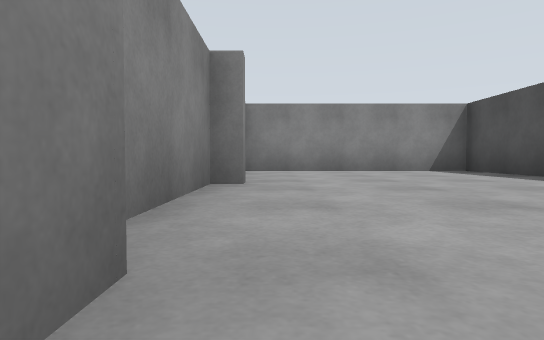
view 1 (above)

16 first-person views from a walk through a world built for the Gazebo simulator. The camera is 0.5 m above the floor, tilts 2° down and sees 75° across. The floor is counted in squares, 2 m on a side. Each view is taken from the middle of a square. On the plan, view 1 faces up. The plan holds only what a view shows up to about 9 squares ahead; the rest is blank.

view 2
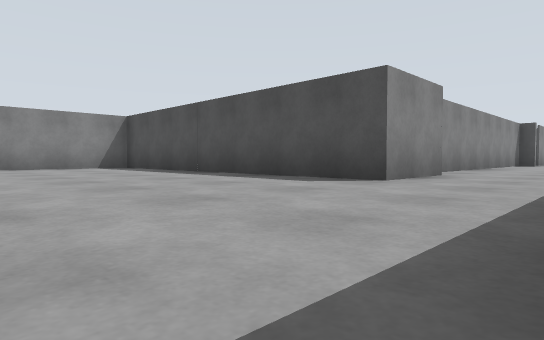

view 3
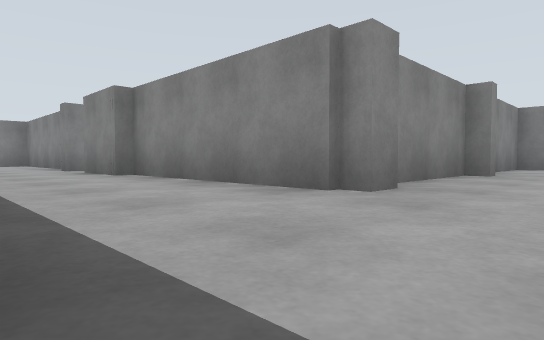

view 4
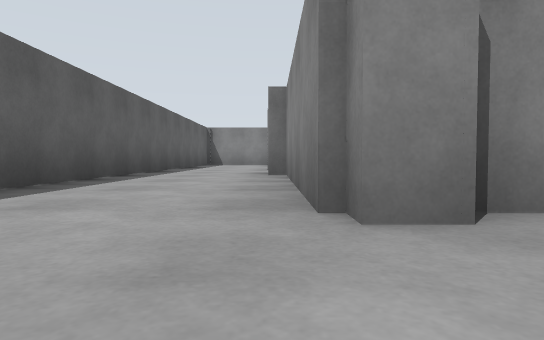

view 5
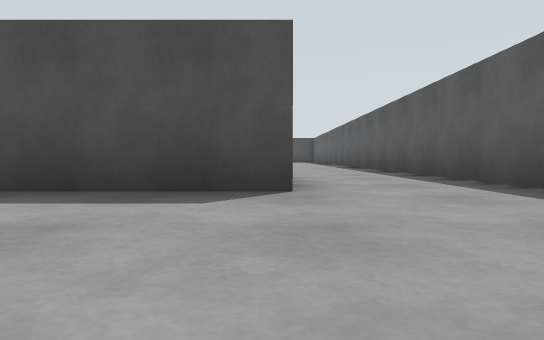

view 6
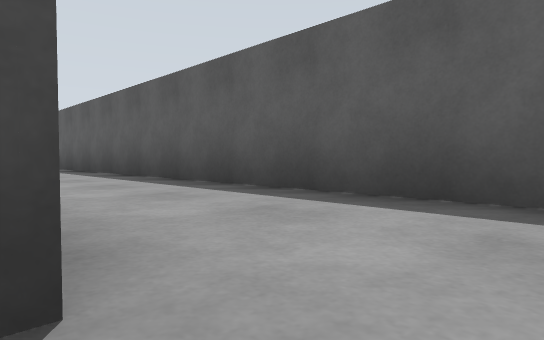

view 7
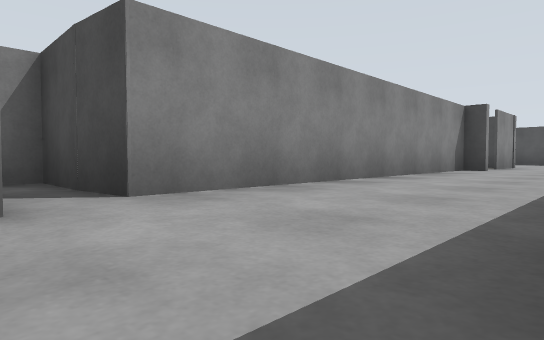

view 8
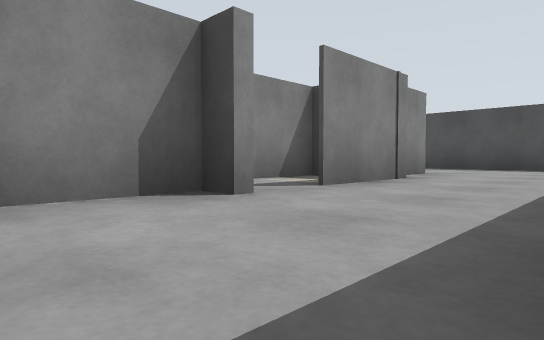

view 9
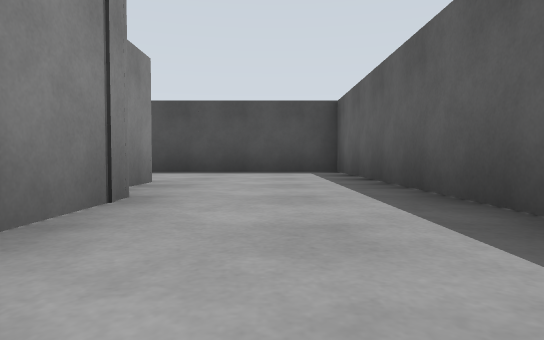

view 10
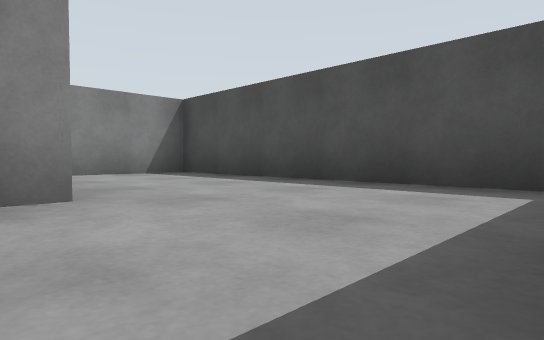

view 11
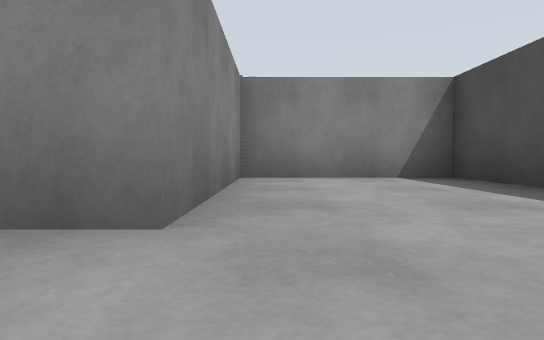

view 12
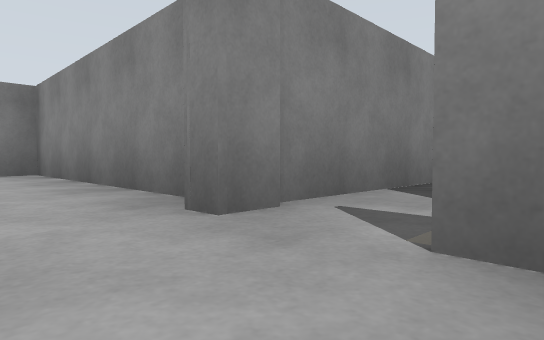

view 13
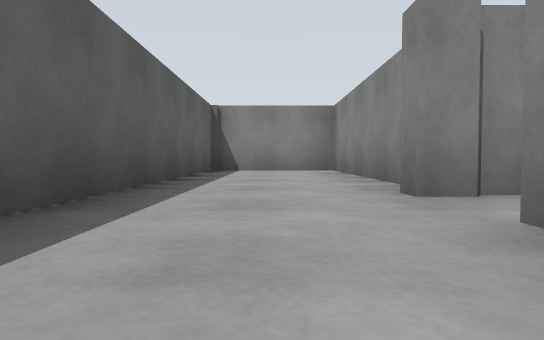

view 14
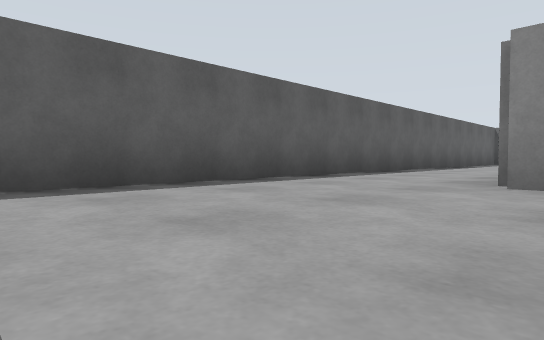

view 15
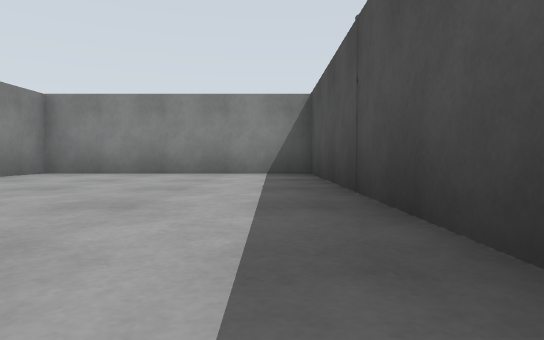

view 16
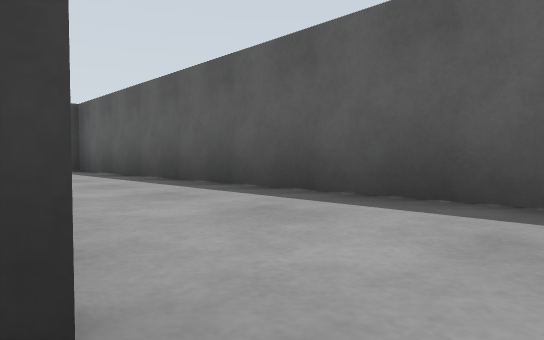

### Floor plan
Points are (right, up) in squares from view 1. A wall is a line through its corners. A room is listed if a view was taken in it or the views show most of it. See-through windows are left out.
Room 1 (views 1, 2, 3, 4, 5, 6, 7, 8, 9, 12, 13, 14, 15, 16)
walls: (-0.3, 0.9) (-0.3, 0.2) (-4.1, 0.2); (5.3, -0.1) (3.6, -0.1) (3.6, 6.6) (-0.6, 6.6) (-0.6, 4.9); (6, 0.2) (5.9, 1); (-0.6, 3.4) (-0.6, 0.9); (-3.9, -0.1) (-5.4, 0); (-6.4, 2.6) (-6.4, -0.1); (-6.9, 0.2) (-10.9, 0.2) (-10.9, -2.2) (15.6, -2.2); (12.5, -0.2) (12.5, 0.2) (5.9, 0.2); (15.4, 0.2) (13.5, 0.2)
ways out: opening at (15, -1.5) to room 2
Room 2 (views 10, 11)
walls: (15.6, -2.2) (19.3, -2.2) (19.3, 3.4) (16.6, 3.4) (16.6, 0.2) (15.4, 0.2)
ways out: opening at (15, -1.5) to room 1

Where each view was taken, in squares from view 1:
view 1: 0 up, 0 right, facing up
view 2: 2 down, 0 right, facing up-right
view 3: 2 down, 1 right, facing up-left
view 4: 0 up, 1 right, facing left
view 5: 0 up, 1 right, facing right
view 6: 0 up, 3 right, facing down-right
view 7: 2 down, 5 right, facing up-right
view 8: 2 down, 11 right, facing up-right
view 9: 1 down, 13 right, facing right
view 10: 2 down, 16 right, facing up-right
view 11: 1 down, 17 right, facing up
view 12: 1 down, 5 left, facing up-left
view 13: 1 down, 4 left, facing left
view 14: 1 up, 3 right, facing down-left
view 15: 1 up, 3 right, facing up
view 16: 0 up, 12 right, facing down-right
